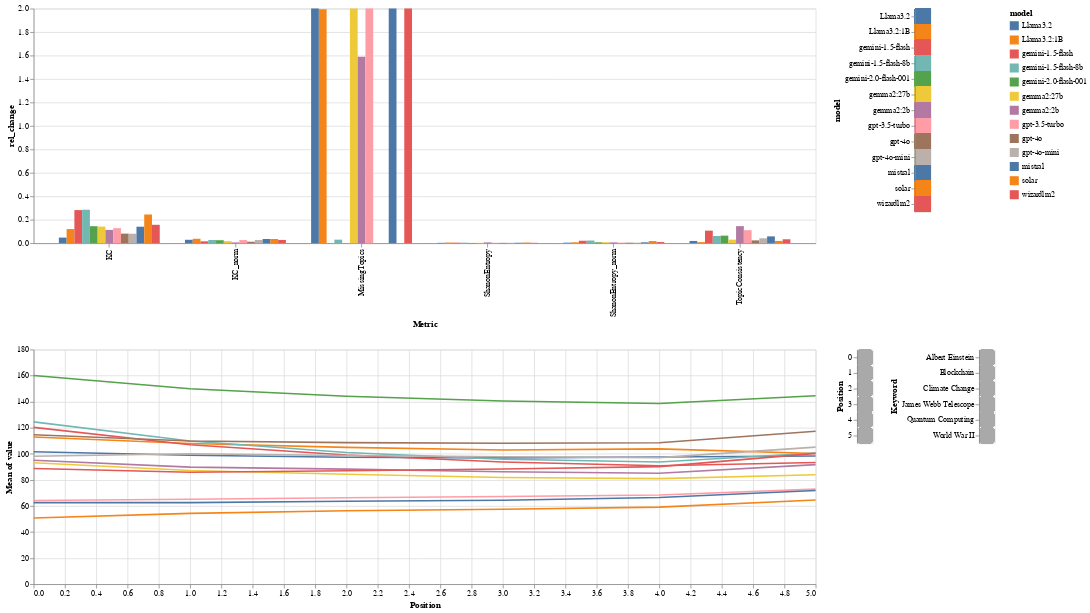

The code cell stored with this chart in its notebook:
### Code cell
save_and_show_chart(information_content, "information_content")

### Figure 1 — Vega-Lite specification as saved in the notebook (floating-point values rounded to 4 significant figures; data arrays with more than 128 entries replaced by an {"elided": "..."} marker saying what was removed)
{"config": {"view": {"continuousWidth": 300, "continuousHeight": 300}}, "vconcat": [{"hconcat": [{"mark": {"type": "bar"}, "encoding": {"color": {"field": "model", "type": "nominal"}, "opacity": {"condition": {"param": "param_583", "value": 1.0}, "value": 0.5}, "x": {"field": "Metric", "type": "nominal"}, "xOffset": {"field": "model", "type": "nominal"}, "y": {"field": "rel_change", "type": "quantitative"}}, "name": "view_577", "transform": [{"filter": {"param": "param_586"}}, {"filter": {"param": "param_584"}}, {"aggregate": [{"op": "mean", "field": "value", "as": "mea"}], "groupby": ["model", "Metric", "Position"]}, {"aggregate": [{"op": "min", "field": "mea", "as": "mi"}, {"op": "max", "field": "mea", "as": "ma"}], "groupby": ["model", "Metric"]}, {"calculate": "2 * (datum.ma - datum.mi) / abs(datum.ma + datum.mi)", "as": "rel_change"}], "width": 1000}, {"mark": {"type": "rect"}, "encoding": {"color": {"condition": {"param": "param_586", "field": "model"}, "value": "lightgray"}, "y": {"field": "model", "type": "nominal"}}, "name": "view_578"}]}, {"hconcat": [{"mark": {"type": "line"}, "encoding": {"color": {"field": "model", "type": "nominal"}, "x": {"field": "Position", "type": "quantitative"}, "y": {"aggregate": "mean", "field": "value", "type": "quantitative"}}, "transform": [{"filter": {"param": "param_586"}}, {"filter": {"param": "param_583"}}, {"filter": {"param": "param_585"}}, {"filter": {"param": "param_584"}}], "width": 1000}, {"mark": {"type": "rect", "cornerRadius": 5}, "encoding": {"color": {"condition": {"param": "param_584", "value": "darkgray"}, "value": "lightgray"}, "y": {"field": "Position", "type": "ordinal"}}, "name": "view_579"}, {"mark": {"type": "rect", "cornerRadius": 5}, "encoding": {"color": {"condition": {"param": "param_585", "value": "darkgray"}, "value": "lightgray"}, "y": {"field": "Keyword", "type": "nominal"}}, "name": "view_580"}]}], "data": {"name": "data-ac708e85097acd64b67f76c8cc2a4566"}, "params": [{"name": "param_583", "select": {"type": "point", "fields": ["Metric"]}, "views": ["view_577"]}, {"name": "param_586", "select": {"type": "point", "fields": ["model"]}, "views": ["view_578"]}, {"name": "param_584", "select": {"type": "point", "fields": ["Position"]}, "views": ["view_579"]}, {"name": "param_585", "select": {"type": "point", "fields": ["Keyword"]}, "views": ["view_580"]}], "$schema": "https://vega.github.io/schema/vega-lite/v5.20.1.json", "datasets": {"data-ac708e85097acd64b67f76c8cc2a4566": {"elided": "2808 records"}}}
